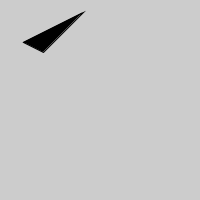
Frame 1 (no input)
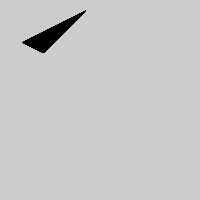
Frame 60 (the mouse pressed at the canvas centre just before this capture)
Frame 120 (the mouse held since frame 60 and released just before this capture): identical to frame 60, image omitted

The Processing sketch that drew these frames (run headless with seeded random() and noise(); from frame 60 on, the mouse is pressed at the canvas centre):

// Processing sketch: processing_163119
// ── processing_163119.pde

Point p1 = new Point(23,42);
Point p2 = new Point(43,52);
Point p3 = new Point(83,12);
myTriangle t1 = new myTriangle(p1,p2,p3);

void setup(){
size(200,200);
}

void draw(){
t1.drawIt();
}

class myTriangle {
    //variables
    int c1;
    int c2;
    int c3;
    int c4;
    int c5;
    int c6;
    //constructor
    myTriangle (Point temp1,Point temp2,Point temp3) {
        c1 = temp1.x;
        c2 = temp1.y;
        c3 = temp2.x;
        c4 = temp2.y;
        c5 = temp3.x;
        c6 = temp3.y;
    }
    //method
    void drawIt() {
        fill(0);
        triangle(c1,c2,c3,c4,c5,c6);
    }
    
}

class Point {
    //variables
    int x;
    int y;
    //constructor
    Point (int tempx,int tempy) {
        x = tempx;
        y = tempy;
    }    
}
